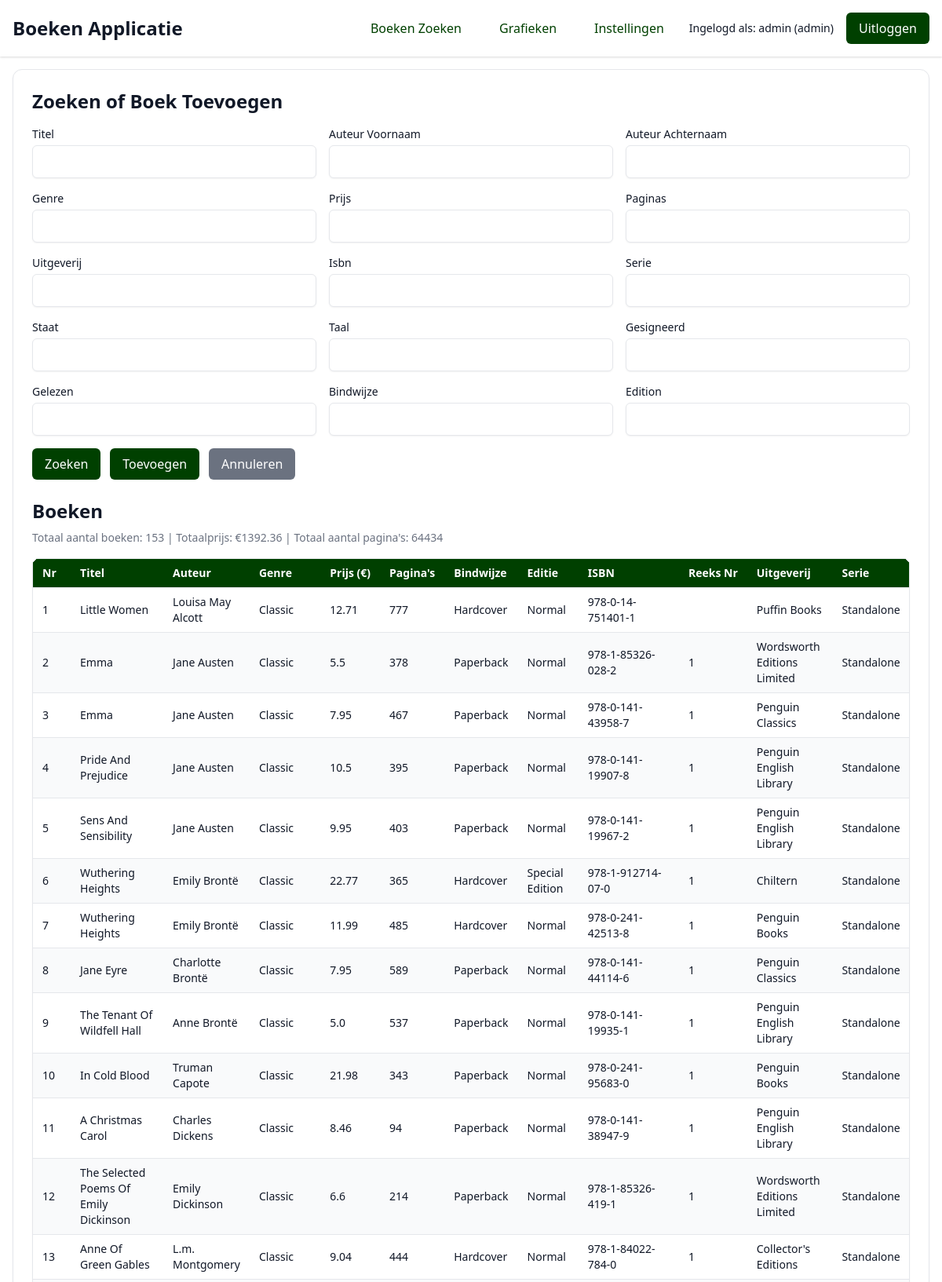
The page / (signed in, upper part) on the database its author committed.
### tables this page shows
CREATE TABLE books
                 (id INTEGER PRIMARY KEY AUTOINCREMENT,
                  titel TEXT,
                  auteur_voornaam TEXT,
                  auteur_achternaam TEXT,
                  genre TEXT,
                  prijs REAL,
                  paginas INTEGER,
                  bindwijze TEXT,
                  edition TEXT,
                  isbn TEXT,
                  reeks_nr TEXT,
                  uitgeverij TEXT,
                  serie TEXT,
                  staat TEXT,
                  taal TEXT,
                  gesigneerd TEXT,
                  gelezen TEXT,
                  added_date TEXT);

### app.py (the view, shortened to what this page needs)
@app.route('/', methods=['GET', 'POST'])
def index():
    if not session.get('user_id'):
        return redirect(url_for('login'))
    settings = get_settings()
    conn = sqlite3.connect('books.db')
    c = conn.cursor()
    filters = {}
    edit_book_data = {}
    if request.method == 'POST':
        if not is_admin() and request.form.get('action') in ['add', 'edit']:
            flash('Alleen admins kunnen boeken toevoegen of bewerken!', 'error')
            return redirect(url_for('index'))
        action = request.form.get('action', 'search')
        if action == 'add':
            data = {
                'titel': request.form.get('titel', ''),
                'auteur_voornaam': request.form.get('auteur_voornaam', ''),
                'auteur_achternaam': request.form.get('auteur_achternaam', ''),
                'genre': request.form.get('genre', ''),
                'prijs': float(request.form.get('prijs', 0)) if request.form.get('prijs', '') else 0.0,
                'paginas': int(request.form.get('paginas', 0)) if request.form.get('paginas', '') else 0,
                'bindwijze': request.form.get('bindwijze', ''),
                'edition': request.form.get('edition', ''),
                'isbn': request.form.get('isbn', ''),
                'reeks_nr': request.form.get('reeks_nr', ''),
                'uitgeverij': request.form.get('uitgeverij', ''),
                'serie': request.form.get('serie', ''),
                'staat': request.form.get('staat', ''),
                'taal': request.form.get('taal', ''),
                'gesigneerd': request.form.get('gesigneerd', ''),
                'gelezen': request.form.get('gelezen', ''),
                'added_date': datetime.now().strftime('%Y-%m-%d %H:%M:%S')
            }
            if not data['titel']:
                flash("Titel is verplicht!", "error")
            else:
                try:
                    c.execute('''INSERT INTO books (titel, auteur_voornaam, auteur_achternaam, genre, prijs, paginas, bindwijze, edition, isbn, reeks_nr, uitgeverij, serie, staat, taal, gesigneerd, gelezen, added_date)
                                 VALUES (?, ?, ?, ?, ?, ?, ?, ?, ?, ?, ?, ?, ?, ?, ?, ?, ?)''',
                              tuple(data.values()))
                    conn.commit()
                    flash("Boek succesvol toegevoegd!", "success")
                except sqlite3.Error as e:
                    flash(f"Fout bij toevoegen boek: {str(e)}", "error")
        elif action == 'edit':
            book_id = request.form.get('book_id', '')
            if not book_id:
                flash("Geen boek-ID opgegeven!", "error")
            else:
                data = {
                    'titel': request.form.get('titel', ''),
                    'auteur_voornaam': request.form.get('auteur_voornaam', ''),
                    'auteur_achternaam': request.form.get('auteur_achternaam', ''),
                    'genre': request.form.get('genre', ''),
                    'prijs': float(request.form.get('prijs', 0)) if request.form.get('prijs', '') else 0.0,
                    'paginas': int(request.form.get('paginas', 0)) if request.form.get('paginas', '') else 0,
                    'bindwijze': request.form.get('bindwijze', ''),
                    'edition': request.form.get('edition', ''),
                    'isbn': request.form.get('isbn', ''),
                    'reeks_nr': request.form.get('reeks_nr', ''),
                    'uitgeverij': request.form.get('uitgeverij', ''),
                    'serie': request.form.get('serie', ''),
                    'staat': request.form.get('staat', ''),
                    'taal': request.form.get('taal', ''),
                    'gesigneerd': request.form.get('gesigneerd', ''),
                    'gelezen': request.form.get('gelezen', ''),
                    'added_date': request.form.get('added_date', '')
                }
                if not data['titel']:
                    flash("Titel is verplicht!", "error")
                else:
                    try:
                        c.execute('''UPDATE books SET titel = ?, auteur_voornaam = ?, auteur_achternaam = ?, genre = ?, prijs = ?, paginas = ?, bindwijze = ?, edition = ?, isbn = ?, reeks_nr = ?, uitgeverij = ?, serie = ?, staat = ?, taal = ?, gesigneerd = ?, gelezen = ?, added_date = ?
                                     WHERE id = ?''', tuple(data.values()) + (book_id,))
                        conn.commit()
                        flash("Boek succesvol bijgewerkt!", "success")
                    except sqlite3.Error as e:
                        flash(f"Fout bij bijwerken boek: {str(e)}", "error")
        query = 'SELECT * FROM books'
        params = []
        where_clauses = []
        for col in ['titel', 'auteur_voornaam', 'auteur_achternaam', 'genre', 'uitgeverij', 'isbn', 'serie', 'staat', 'taal', 'gesigneerd', 'gelezen', 'bindwijze', 'edition']:
            value = request.form.get(col, '').strip()
            if value:
                filters[col] = value
                where_clauses.append(f"{col} LIKE ?")
                params.append(f'%{value}%')
        if where_clauses:
            query += ' WHERE ' + ' AND '.join(where_clauses)
        try:
            c.execute(query + ' ORDER BY genre ASC, auteur_achternaam ASC, reeks_nr ASC', params)
            books = c.fetchall()
        except sqlite3.Error as e:
            flash(f"Databasefout bij ophalen boeken: {str(e)}", "error")
            books = []
    else:
        book_id = request.args.get('edit_book_id')
        try:
            c.execute('SELECT * FROM books ORDER BY genre ASC, auteur_achternaam ASC, reeks_nr ASC')
            books = c.fetchall()
        except sqlite3.Error as e:
            flash(f"Databasefout bij ophalen boeken: {str(e)}", "error")
            books = []
    conn.close()
    df = pd.DataFrame(books, columns=['id', 'titel', 'auteur_voornaam', 'auteur_achternaam', 'genre', 'prijs', 'paginas', 'bindwijze', 'edition', 'isbn', 'reeks_nr', 'uitgeverij', 'serie', 'staat', 'taal', 'gesigneerd', 'gelezen', 'added_date'])
    total_price = df['prijs'].sum() if not df.empty else 0
    total_pages = df['paginas'].sum() if not df.empty else 0
    return render_template('index.html', books=books, total_price=total_price, total_pages=total_pages, filters=filters, settings=settings, edit_book_data=edit_book_data, is_admin=is_admin())

### app.py (called while the page is built)
def get_settings():
    conn = sqlite3.connect('books.db')
    c = conn.cursor()
    c.execute('SELECT color, dark_mode FROM settings WHERE id = 1')
    result = c.fetchone()
    conn.close()
    print(f"Settings geladen: {{'color': '{result[0]}', 'dark_mode': {bool(result[1])}}}")  # Debugging
    return {'color': result[0], 'dark_mode': bool(result[1])}

def is_admin():
    return session.get('role') == 'admin'

### templates/index.html (shortened to what this page needs)
<!DOCTYPE html>
<html lang="nl">
<head>
  <link href="https://cdn.jsdelivr.net/npm/tailwindcss@2.2.19/dist/tailwind.min.css" rel="stylesheet" />
</head>
<body class="min-h-screen flex flex-col">
  <header class="bg-white dark:bg-gray-800 shadow">
    <div class="container mx-auto max-w-7xl p-4 flex justify-between items-center">
      <h1 class="text-2xl font-bold">Boeken Applicatie</h1>
      <nav class="flex space-x-4 items-center">
        <a href="{{ url_for('index') }}" class="px-4 py-2 rounded-md font-medium link-primary">Boeken Zoeken</a>
        <a href="{{ url_for('statistics') }}" class="px-4 py-2 rounded-md font-medium link-primary">Grafieken</a>
        {% if is_admin %}
          <a href="{{ url_for('settings') }}" class="px-4 py-2 rounded-md font-medium link-primary">Instellingen</a>
        {% endif %}
        {% if session.username %}
          <span class="text-sm">Ingelogd als: {{ session.username }} ({{ session.role }})</span>
          <a href="{{ url_for('logout') }}" class="px-4 py-2 rounded-md btn-primary">Uitloggen</a>
        {% else %}
          <a href="{{ url_for('login') }}" class="px-4 py-2 rounded-md btn-primary">Inloggen</a>
          <a href="{{ url_for('register') }}" class="px-4 py-2 rounded-md btn-primary">Registreren</a>
        {% endif %}
      </nav>
    </div>
  </header>
  <div class="container mx-auto max-w-7xl p-4 flex-1 flex flex-col">
    <div class="card rounded-xl shadow-sm p-6 flex-1">
      <h2 class="text-2xl font-bold mb-4">Zoeken{% if edit_book_data %} of Boek Bewerken{% else %} of Boek Toevoegen{% endif %}</h2>
      <form id="searchForm" method="POST" class="mb-6">
        <div class="grid grid-cols-1 md:grid-cols-2 lg:grid-cols-3 gap-4">
          {% for field in ['titel', 'auteur_voornaam', 'auteur_achternaam', 'genre', 'prijs', 'paginas', 'uitgeverij', 'isbn', 'serie', 'staat', 'taal', 'gesigneerd', 'gelezen', 'bindwijze', 'edition'] %}
            <div>
              <label for="{{ field }}" class="block text-sm font-medium">{{ field.replace('_', ' ').title() }}</label>
              <input type="text" id="{{ field }}" name="{{ field }}" value="{{ edit_book_data[field] if edit_book_data and field in edit_book_data else filters[field] if field in filters else '' }}" class="mt-1 block w-full rounded-md shadow-sm input-base px-3 py-2"  />
            </div>
          {% endfor %}
        </div>
        <div class="flex flex-wrap gap-3 mt-4">
          <button type="submit" onclick="document.getElementById('form_action').value='search'" class="px-4 py-2 rounded-md btn-primary">Zoeken</button>
          {% if is_admin %}
            {% if edit_book_data %}
              <button type="submit" onclick="document.getElementById('form_action').value='edit'" class="px-4 py-2 rounded-md btn-primary">Bijwerken</button>
            {% else %}
              <button type="submit" onclick="document.getElementById('form_action').value='add'" class="px-4 py-2 rounded-md btn-primary">Toevoegen</button>
            {% endif %}
          {% endif %}
          <button type="button" onclick="window.location.href='{{ url_for('index') }}'" class="px-4 py-2 rounded-md bg-gray-500 text-white hover:bg-gray-600">Annuleren</button>
        </div>
      </form>
      <h2 class="text-2xl font-bold mb-2">Boeken</h2>
      <p class="mb-4 text-sm" style="color: var(--muted);">
        Totaal aantal boeken: <span id="totalBooks">{{ books | length }}</span>
        | Totaalprijs: €<span id="totalPrice">{{ total_price | round(2) }}</span>
        | Totaal aantal pagina's: <span id="totalPages">{{ total_pages }}</span>
      </p>
      <div class="overflow-x-auto rounded-lg shadow-sm border" style="border-color: var(--border-color);">
        <table class="min-w-full divide-y" style="border-color: var(--border-color);">
          <thead style="background-color: var(--primary-color); color: #ffffff;">
            <tr>
              <th class="px-3 py-2 text-left text-sm font-semibold">Nr</th>
              <th class="px-3 py-2 text-left text-sm font-semibold">Titel</th>
              <th class="px-3 py-2 text-left text-sm font-semibold">Auteur</th>
              <th class="px-3 py-2 text-left text-sm font-semibold">Genre</th>
              <th class="px-3 py-2 text-left text-sm font-semibold">Prijs (€)</th>
              <th class="px-3 py-2 text-left text-sm font-semibold">Pagina's</th>
              <th class="px-3 py-2 text-left text-sm font-semibold">Bindwijze</th>
              <th class="px-3 py-2 text-left text-sm font-semibold">Editie</th>
              <th class="px-3 py-2 text-left text-sm font-semibold">ISBN</th>
              <th class="px-3 py-2 text-left text-sm font-semibold">Reeks Nr</th>
              <th class="px-3 py-2 text-left text-sm font-semibold">Uitgeverij</th>
              <th class="px-3 py-2 text-left text-sm font-semibold">Serie</th>
            </tr>
          </thead>
          <tbody id="booksTable" class="divide-y" style="border-color: var(--border-color);">
            {% for book in books %}
              <tr style="background-color: {{ 'var(--row-even)' if loop.index % 2 == 0 else 'var(--row-odd)' }};">
                <td class="px-3 py-2 text-sm">{{ loop.index }}</td>
                <td class="px-3 py-2 text-sm">{{ book[1] }}</td>
                <td class="px-3 py-2 text-sm">{{ book[2] }} {{ book[3] }}</td>
                <td class="px-3 py-2 text-sm">{{ book[4] }}</td>
                <td class="px-3 py-2 text-sm">{{ book[5] | round(2) }}</td>
                <td class="px-3 py-2 text-sm">{{ book[6] }}</td>
                <td class="px-3 py-2 text-sm">{{ book[7] }}</td>
                <td class="px-3 py-2 text-sm">{{ book[8] }}</td>
                <td class="px-3 py-2 text-sm">{{ book[9] }}</td>
                <td class="px-3 py-2 text-sm">{{ book[10] }}</td>
                <td class="px-3 py-2 text-sm">{{ book[11] }}</td>
                <td class="px-3 py-2 text-sm">{{ book[12] }}</td>
              </tr>
            {% endfor %}
          </tbody>
        </table>
      </div>
    </div>
  </div>
</body>
</html>

### rows shown on the page
books: titel "Little Women", auteur_voornaam "Louisa May", auteur_achternaam "Alcott", genre "Classic", prijs "12.71", paginas "777", bindwijze "Hardcover", edition "Normal", isbn "978-0-14-751401-1", uitgeverij "Puffin Books", serie "Standalone"
books: titel "Emma", auteur_voornaam "Jane", auteur_achternaam "Austen", genre "Classic", prijs "5.5", paginas "378", bindwijze "Paperback", edition "Normal", isbn "978-1-85326-028-2", reeks_nr "1", uitgeverij "Wordsworth Editions Limited", serie "Standalone"
books: titel "Emma", auteur_voornaam "Jane", auteur_achternaam "Austen", genre "Classic", prijs "7.95", paginas "467", bindwijze "Paperback", edition "Normal", isbn "978-0-141-43958-7", reeks_nr "1", uitgeverij "Penguin Classics", serie "Standalone"
books: titel "Pride And Prejudice", auteur_voornaam "Jane", auteur_achternaam "Austen", genre "Classic", prijs "10.5", paginas "395", bindwijze "Paperback", edition "Normal", isbn "978-0-141-19907-8", reeks_nr "1", uitgeverij "Penguin English Library", serie "Standalone"
books: titel "Sens And Sensibility", auteur_voornaam "Jane", auteur_achternaam "Austen", genre "Classic", prijs "9.95", paginas "403", bindwijze "Paperback", edition "Normal", isbn "978-0-141-19967-2", reeks_nr "1", uitgeverij "Penguin English Library", serie "Standalone"
books: titel "Wuthering Heights", auteur_voornaam "Emily", auteur_achternaam "Brontë", genre "Classic", prijs "22.77", paginas "365", bindwijze "Hardcover", edition "Special Edition", isbn "978-1-912714-07-0", reeks_nr "1", uitgeverij "Chiltern", serie "Standalone"
books: titel "Wuthering Heights", auteur_voornaam "Emily", auteur_achternaam "Brontë", genre "Classic", prijs "11.99", paginas "485", bindwijze "Hardcover", edition "Normal", isbn "978-0-241-42513-8", reeks_nr "1", uitgeverij "Penguin Books", serie "Standalone"
books: titel "Jane Eyre", auteur_voornaam "Charlotte", auteur_achternaam "Brontë", genre "Classic", prijs "7.95", paginas "589", bindwijze "Paperback", edition "Normal", isbn "978-0-141-44114-6", reeks_nr "1", uitgeverij "Penguin Classics", serie "Standalone"
books: titel "The Tenant Of Wildfell Hall", auteur_voornaam "Anne", auteur_achternaam "Brontë", genre "Classic", prijs "5.0", paginas "537", bindwijze "Paperback", edition "Normal", isbn "978-0-141-19935-1", reeks_nr "1", uitgeverij "Penguin English Library", serie "Standalone"
books: titel "In Cold Blood", auteur_voornaam "Truman", auteur_achternaam "Capote", genre "Classic", prijs "21.98", paginas "343", bindwijze "Paperback", edition "Normal", isbn "978-0-241-95683-0", reeks_nr "1", uitgeverij "Penguin Books", serie "Standalone"
books: titel "A Christmas Carol", auteur_voornaam "Charles", auteur_achternaam "Dickens", genre "Classic", prijs "8.46", paginas "94", bindwijze "Paperback", edition "Normal", isbn "978-0-141-38947-9", reeks_nr "1", uitgeverij "Penguin English Library", serie "Standalone"
books: titel "The Selected Poems Of Emily Dickinson", auteur_voornaam "Emily", auteur_achternaam "Dickinson", genre "Classic", prijs "6.6", paginas "214", bindwijze "Paperback", edition "Normal", isbn "978-1-85326-419-1", reeks_nr "1", uitgeverij "Wordsworth Editions Limited", serie "Standalone"
books: titel "Anne Of Green Gables", auteur_voornaam "L.m.", auteur_achternaam "Montgomery", genre "Classic", prijs "9.04", paginas "444", bindwijze "Hardcover", edition "Normal", isbn "978-1-84022-784-0", reeks_nr "1", uitgeverij "Collector's Editions", serie "Standalone"

### other values the page prints
{{ session.username }} "admin"
{{ session.role }} "admin"
{{ field.replace('_', ' ').title() }} "Titel" "Auteur Voornaam" "Auteur Achternaam" "Genre" "Prijs" "Paginas" "Uitgeverij" "Isbn" "Serie" "Staat" "Taal" "Gesigneerd" "Gelezen" "Bindwijze" "Edition"
{{ books | length }} "153"
{{ total_price | round(2) }} "1392.36"
{{ total_pages }} "64434"
